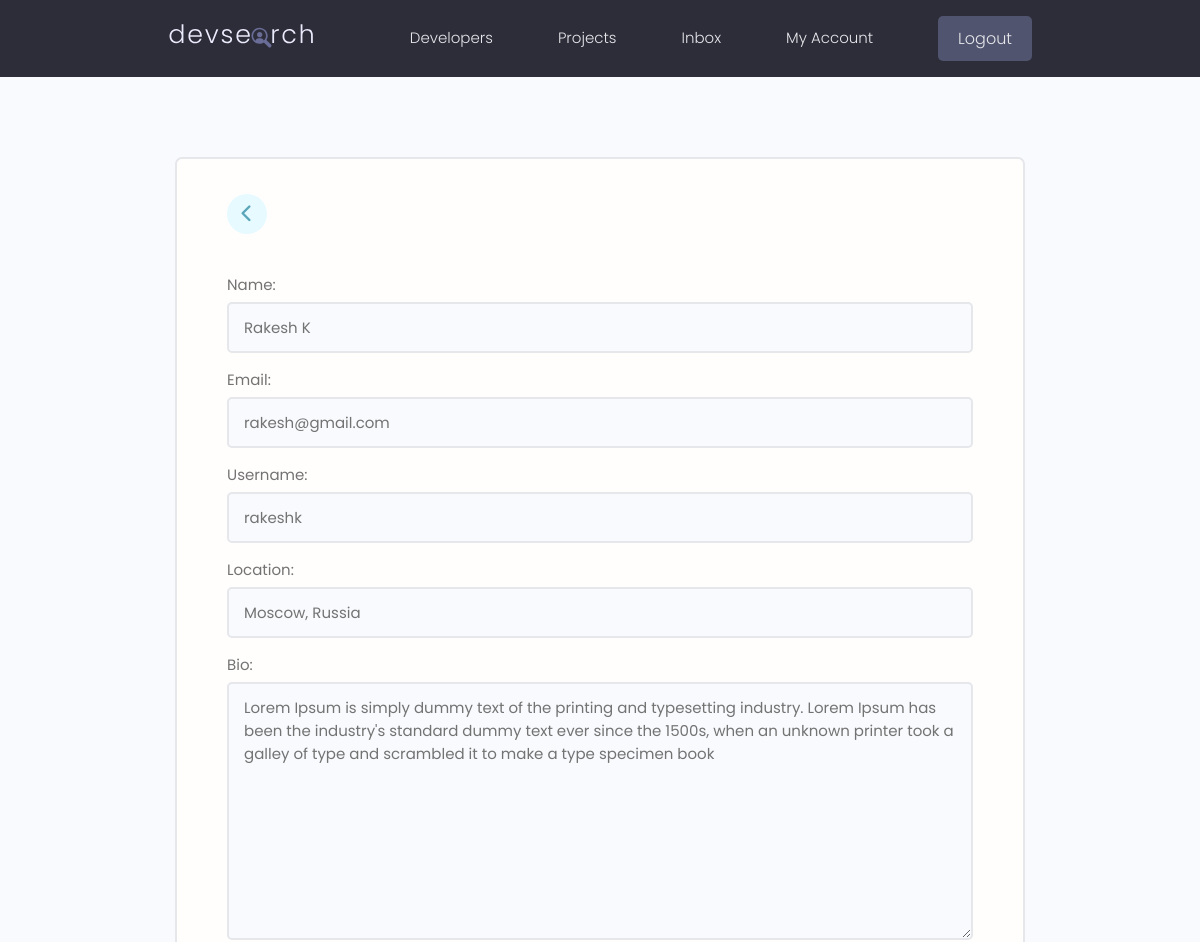
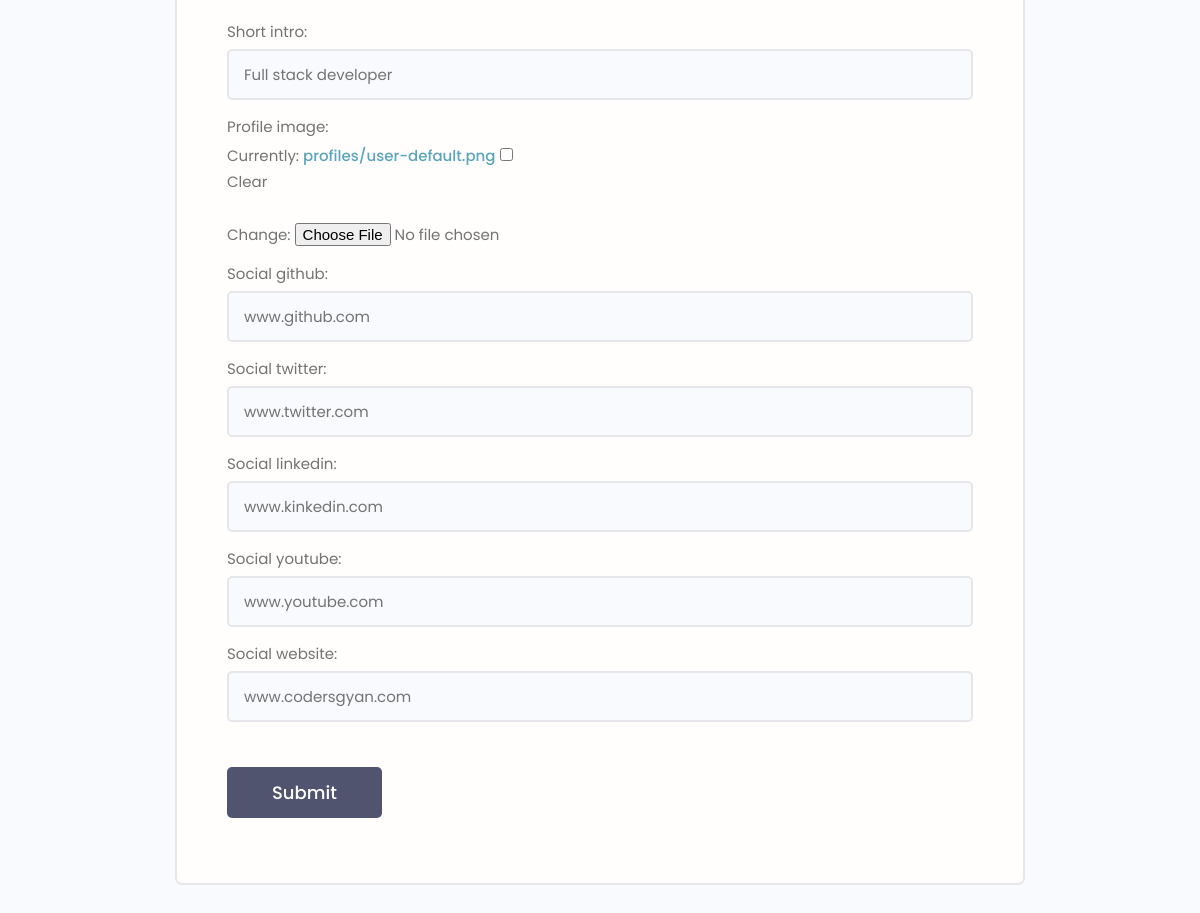
The page /edit-account/ (signed in) on the database its author committed (2 pictures, top to bottom).
### users/models.py (models this page shows, shortened)
class Profile(models.Model):
    user = models.OneToOneField(
        User, on_delete=models.CASCADE, null=True, blank=True)
    name = models.CharField(max_length=200, blank=True, null=True)
    email = models.EmailField(max_length=500, blank=True, null=True)
    username = models.CharField(max_length=200, blank=True, null=True)
    location = models.CharField(max_length=200, blank=True, null=True)
    short_intro = models.CharField(max_length=200, blank=True, null=True)
    bio = models.TextField(blank=True, null=True)
    profile_image = models.ImageField(
        null=True, blank=True, upload_to='profiles/', default='profiles/user-default.png')
    social_github = models.CharField(max_length=200, blank=True, null=True)
    social_twitter = models.CharField(max_length=200, blank=True, null=True)
    social_linkedin = models.CharField(max_length=200, blank=True, null=True)
    social_youtube = models.CharField(max_length=200, blank=True, null=True)
    social_website = models.CharField(max_length=200, blank=True, null=True)
    created = models.DateTimeField(auto_now_add=True)
    id = models.UUIDField(default=uuid.uuid4, unique=True,
                          primary_key=True, editable=False)
    class Meta:
        ordering = ['created']

### users/views.py (the view)
# urls.py: path('edit-account/', views.editAccount, name='edit-account'),
@login_required(login_url='login')
def editAccount(request):
    profile = request.user.profile
    form = ProfileForm(instance=profile)
    if request.method == 'POST':
        form = ProfileForm(request.POST, request.FILES, instance=profile)
        if form.is_valid():
            form.save()
            return redirect('account')
    context = {'form': form}
    return render(request, 'users/profile_form.html', context)

### users/forms.py
class ProfileForm(ModelForm):
    class Meta:
        model = Profile
        fields = ['name', 'email', 'username', 'location', 'bio', 'short_intro', 'profile_image',
                  'social_github', 'social_twitter', 'social_linkedin', 'social_youtube', 'social_website',]
    def __init__(self, *args, **kwargs):
        super(ProfileForm, self).__init__(*args, **kwargs)
        for name, field in self.fields.items():
            field.widget.attrs.update({'class': 'input'})

### users/templates/users/profile_form.html (shortened to what this page needs)
{% extends 'main.html' %}
{% block content %}
<main class="formPage my-xl">
    <div class="content-box">
        <div class="formWrapper">
            <a class="backButton" href="{% url 'account' %}"><i class="fa-solid fa-chevron-left"></i></a>
            <br>
            <form class="form" method="POST" action="{% url 'edit-account' %}", enctype="multipart/form-data">
                {% for field in form %}
                    <div class="form__field">
                        <label for="formInput#text">{{ field.label }}:</label>
                        {{ field }}
                    </div>
                {% endfor %}
                <input class="btn btn--sub btn--lg  my-md" type="submit" value="Submit" />
            </form>
        </div>
    </div>
</main>
{% endblock content %}

### static/styles/app.css (style rules this page uses)
:root { --color-sub: #2d2d39; }
.btn--sub { background-color: var(--color-sub-light); }
.content-box { width: 95%; max-width: 85rem; margin: 0 auto; }
.backButton { background: var(--color-main-light); color: var(--color-main); width: 4rem; height: 4rem; display: flex; align-items: center; justify-content: center; border-radius: 50%; }
.backButton i { font-size: 1.8rem; }
.formPage .formWrapper { list-style: none; background: var(--color-white); padding: 3.5rem 5rem; border: 2px solid var(--color-light); border-radius: 0.7rem; }

### static/uikit/styles/modules/_variables.css (style rules this page uses)
:root { --color-main: #5aa5b9; --color-main-light: #e6faff; --color-sub: #3f4156; --color-sub-light: #51546e; --color-sub-lighter: #ededfd; --color-text: #737373; --color-gray: #8b8b8b; --color-light: #e5e7eb; --color-light-gray: #767676; --color-bg: #f8fafd; --color-white: #fffefd; --color-white-light: #f3f3f3; --color-success: #359e64; --color-success-bg: #def8e8; --color-error: #fc4b0b; --color-error-bg: #fff2ee; --font-base: 'Poppins', arial, helvetica, 'Segoe UI', roboto, ubuntu, sans-serif; --font-monospace: 'Fira Code', 'Courier New', courier, monospace; --font-regular: 300; --font-medium: 500; --font-bold: 700; --generic-shadow: 1px 1px 5px #00000010; --generic-transition: all 0.3s ease-in-out; }

### static/uikit/styles/modules/_base.css (style rules this page uses)
* { margin: 0; padding: 0; box-sizing: border-box; text-rendering: optimizeLegibility; color: inherit; font-size: inherit; }
html { font-size: 50%; }
@media only screen and (min-width: 480px) { html { font-size: 56.25%; } }
@media only screen and (min-width: 1200px) { html { font-size: 62.5%; } }
body { line-height: 1.6; font-weight: 400; font-size: 1.5rem; color: var(--color-text); background-color: var(--color-bg); min-height: 100vh; }

### static/uikit/styles/modules/_typography.css (style rules this page uses)
* { font-family: var(--font-base); }
a { padding-bottom: 2px; text-decoration: none; display: inline-block; color: var(--color-main); font-weight: var(--font-medium); }

### static/uikit/styles/modules/_utilities.css (style rules this page uses)
.my-md { margin: 3rem auto; }
.my-xl { margin: 8rem auto; }

### static/uikit/styles/modules/_button.css (style rules this page uses)
.btn { display: inline-block; position: relative; cursor: pointer; background-color: var(--color-light); font-weight: var(--font-medium); color: var(--color-sub); text-decoration: none; padding: 1rem 2rem; border-radius: 0.5rem; border: none; width: -webkit-fit-content; width: -moz-fit-content; width: fit-content; height: -webkit-fit-content; height: -moz-fit-content; height: fit-content; font-size: 1.6rem; outline-width: 0; outline-color: transparent; -webkit-backface-visibility: hidden; backface-visibility: hidden; transition: all 0.3s ease-in-out; }
.btn--sub { background-color: var(--color-sub); color: var(--color-white); }
.btn--lg { font-size: 1.8rem; padding: 1.2rem 4.5rem; }

### static/uikit/styles/modules/_form.css (style rules this page uses)
.form { display: block; }
.form__field { margin-top: 1.5rem; margin-bottom: 1.5rem; }
.form__label, .form__field > label { display: block; margin-bottom: 0.5rem; color: var(--color-text); }
input.input[type='text'], input.input[type='email'], input.input[type='password'], input.input[type='number'], textarea.input { min-width: 24rem; width: 100%; padding: 1.2rem 1.5rem; border-radius: 0.5rem; border: 2px solid var(--color-light); transition: all 0.3s ease-in-out; background-color: var(--color-bg); }

### rows shown on the page
Profile: form "Rakesh K" "rakesh@gmail.com" "rakeshk" "Moscow, Russia" "Lorem Ipsum is simply dummy text of the printing and typesetting industry. Lorem Ipsum has been the industry's standard dummy text ever since the 1500s, when an unknown printer took a galley of type and scrambled it to make a type specimen book" "Full stack developer" "www.github.com" "www.twitter.com" "www.kinkedin.com" "www.youtube.com" "www.codersgyan.com"

### other values the page prints
{{ field.label }} "Name" "Email" "Username" "Location" "Bio" "Short intro" "Profile image" "Social github" "Social twitter" "Social linkedin" "Social youtube" "Social website"
